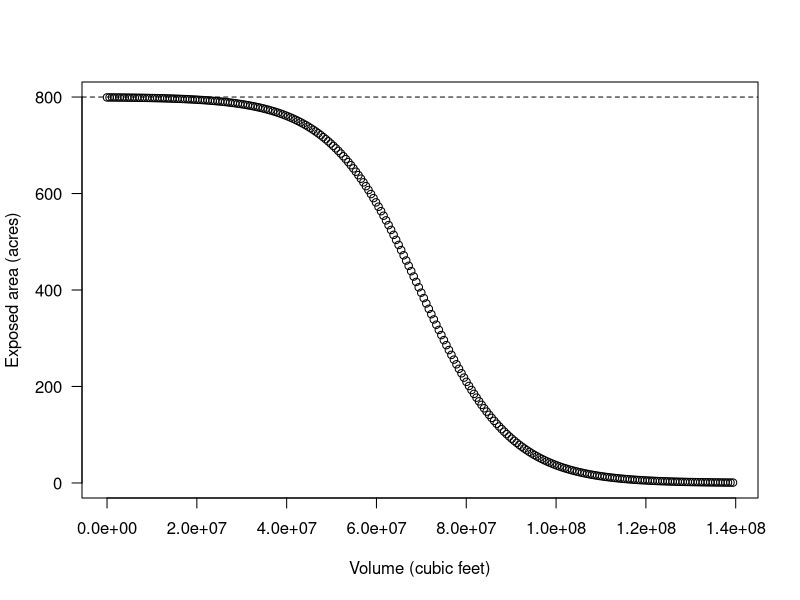
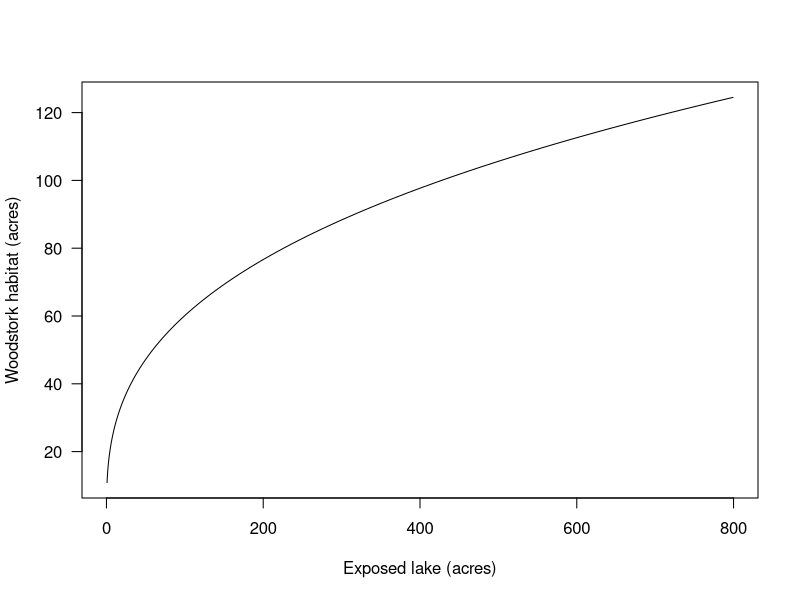
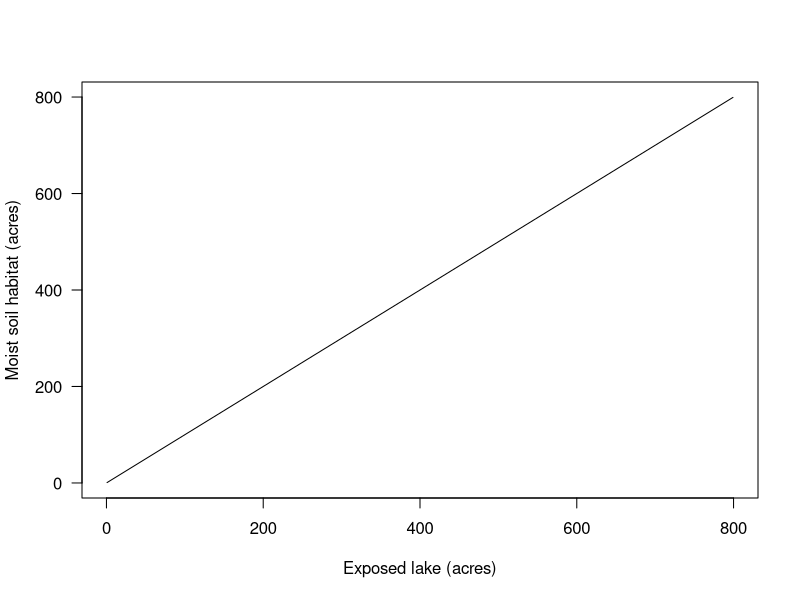
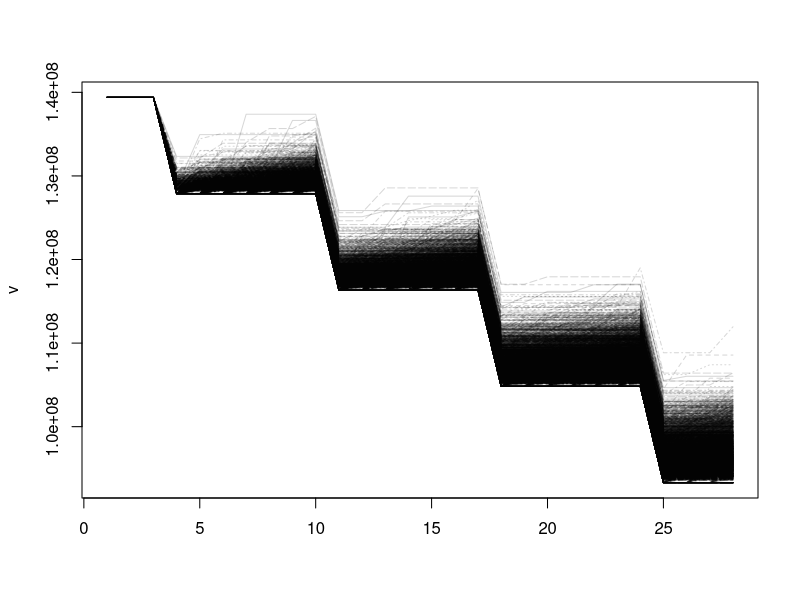
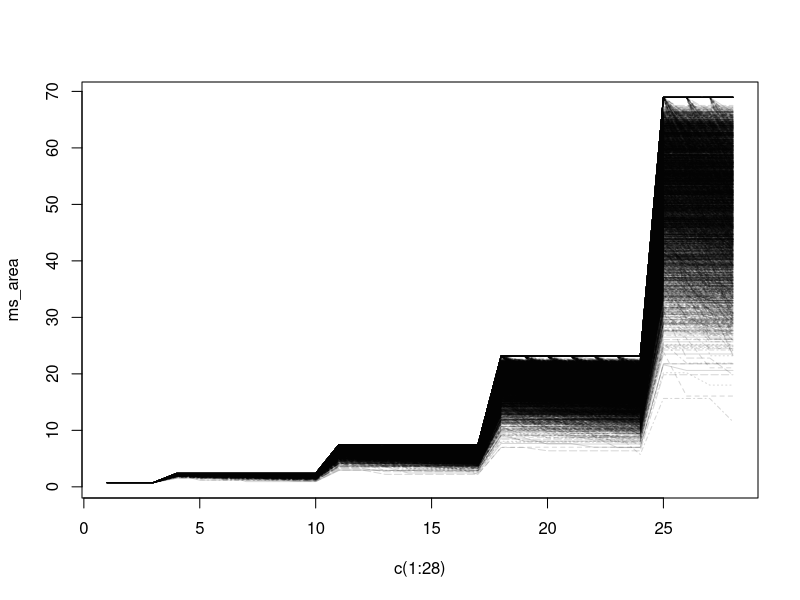
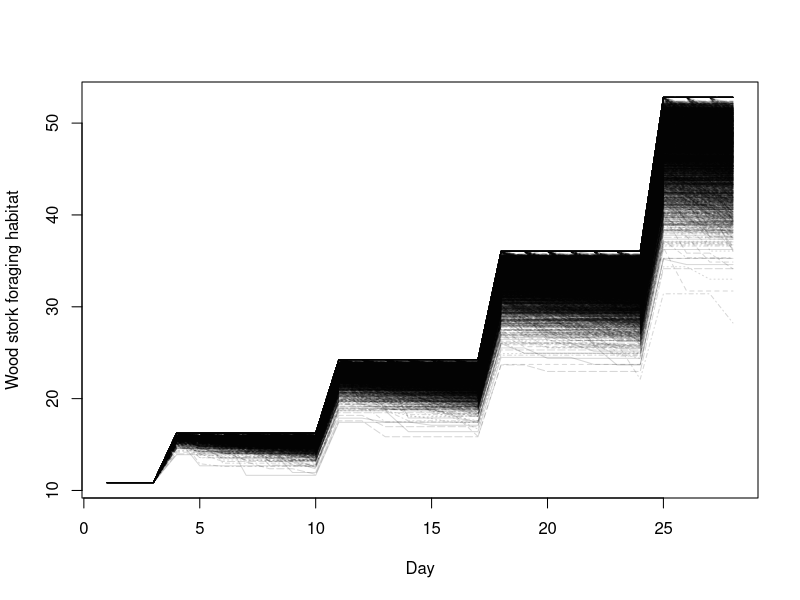
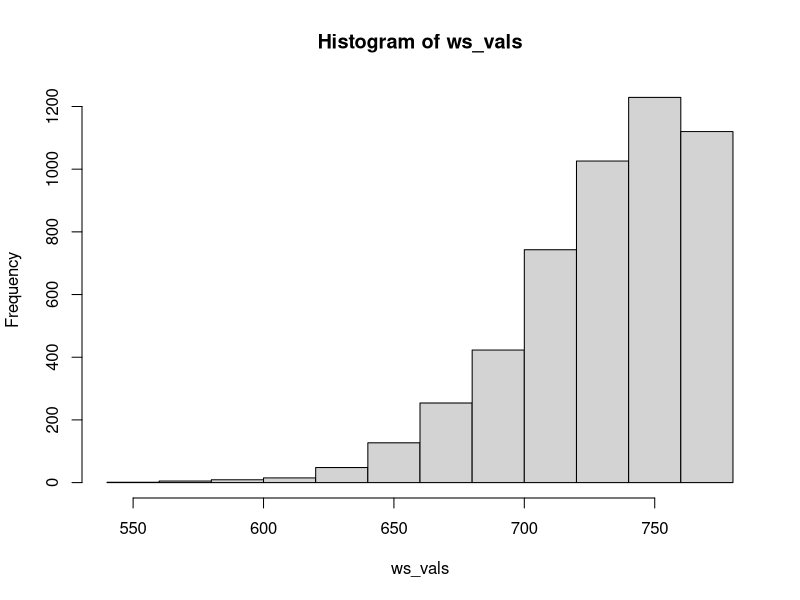
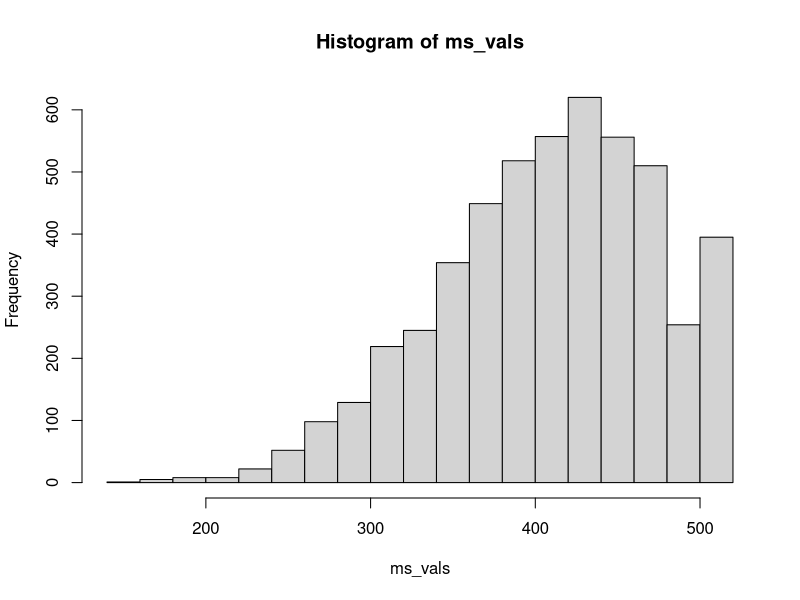

These charts were generated, in order, by the following R code: (Note: this script raises an error after producing the figures.)




area<- 800 # acres
depth<- 4 # mean depth in feet
volume<- depth*area # volume in acre feet
volume<- volume* 43559.9 # convert acre feet to cubic feet

# RELATIONSHIP OF VOLUME AND AREA
## ASSUMED FUNCTIONAL RELATIONSHIP
## MAXIMUM AREA IF VOLUME APPROACHES 0 
## AND MINIMUM AREA WHEN LAKE IS FULL
x<-seq(0,volume,length.out=250)
k<-0.0000001
lake_area<- area-(area/(1+exp(-k*(x-volume*0.5))))
plot(x,lake_area,
    xlab="Volume (cubic feet)",
    ylab="Exposed area (acres)",
    type='p',las=1)
abline(h=area,lty=2)
## RETURN THE EXPOSED LAKE BED AREA FOR 
## A GIVEN LAKE VOLUME
exposed_area<-approxfun(x,lake_area)

# WOODSTORK HABITAT
## ASSUMED FUNCTIONAL RELATIONSHIP
ws_habitat<- 12*lake_area^0.35
plot(lake_area,ws_habitat,
    xlab="Exposed lake (acres)",
    ylab="Woodstork habitat (acres)",
    type='l',las=1)    

# RETURN WOODSTORK HABITAT GIVEN LAKE AREA
ws<-approxfun(lake_area,ws_habitat)   
    
    
# DUCKS: MOIST SOIL HABITATS
## ASSUMED FUNCTIONAL RELATIONSHIP
ms_habitat<- lake_area
plot(lake_area,ms_habitat,
    xlab="Exposed lake (acres)",
    ylab="Moist soil habitat (acres)",
    type='l',las=1) 
    
ms<-approxfun(lake_area,ms_habitat)   
    
    
# PADDLEFISH RELEASES release
## 400 cubic feet/second for at least 8 hours
pfRelease<-400 # cubic feet per second
pfDuration<- 8 # hours


release<- pfRelease*60*60*pfDuration


ndays<-28
nreps<- 5000

## LAKE VOLUME
v<-matrix(0,ndays,nreps)
v[1,]<-volume

## KEEP TRACK OF WATER RELEASES
releaseDone<-matrix(0,ndays,nreps)

## EXPOSED LAKE AREA
e_area<- matrix(0,ndays,nreps)
e_area[1,]<- exposed_area(v[1,])

## WOODSTORK HABITAT AREA
ws_area<-matrix(0,ndays,nreps)
ws_area[1,]<- ws(e_area[1,])

## MOIST SOIL AREA
ms_area<-matrix(0,ndays,nreps)
ms_area[1,]<- ms(e_area[1,])

for(d in 2:28)
    {
    releaseDone[d,]<- ifelse(d%in%c(4,11,18,25) &
        v[d-1,]>release,1,0)
    v[d,]<- v[d-1,]-release*releaseDone[d,] +
        exp(rnorm(nreps,log(release*0.1),0.5))*rbinom(nreps,1,0.1)
    v[d,]<- ifelse(v[d,]> volume, volume,v[d,])
    e_area[d,]<- exposed_area(v[d,])   
    ws_area[d,]<- ws(e_area[d,]) 
    ms_area[d,]<- ms(e_area[d,]) 
    }

trans_black<- rgb(0,0,0,alpha=40,maxColorValue=255)
matplot(v,type='l',col=trans_black)
matplot(c(1:28),ms_area,type='l',col=trans_black) 
matplot(c(1:28),ws_area,type='l',col=trans_black,
    ylab="Wood stork foraging habitat",
    xlab="Day")


# OUTCOMES
## WOOD STORK FORAGING HABITAT
ws_vals<-colSums(ws_area)
hist(ws_vals)
## MOIST SOIL
ms_vals<-colSums(ms_area)   
hist(ms_vals)  

    
    
    
    
plot(v~c(1:28),type='s')
plot(ms_area~c(1:28),type='s')
plot(ws_area~c(1:28),type='s')




# PADDLEFISH OUTCOMES
## NUMBER OF PADDLEFISH RELEASES DONE
nReleases<-colSums(releaseDone)


# WOOD STORK HABITAT
## AMOUNT OF HABITAT IN ACRE DAYS








